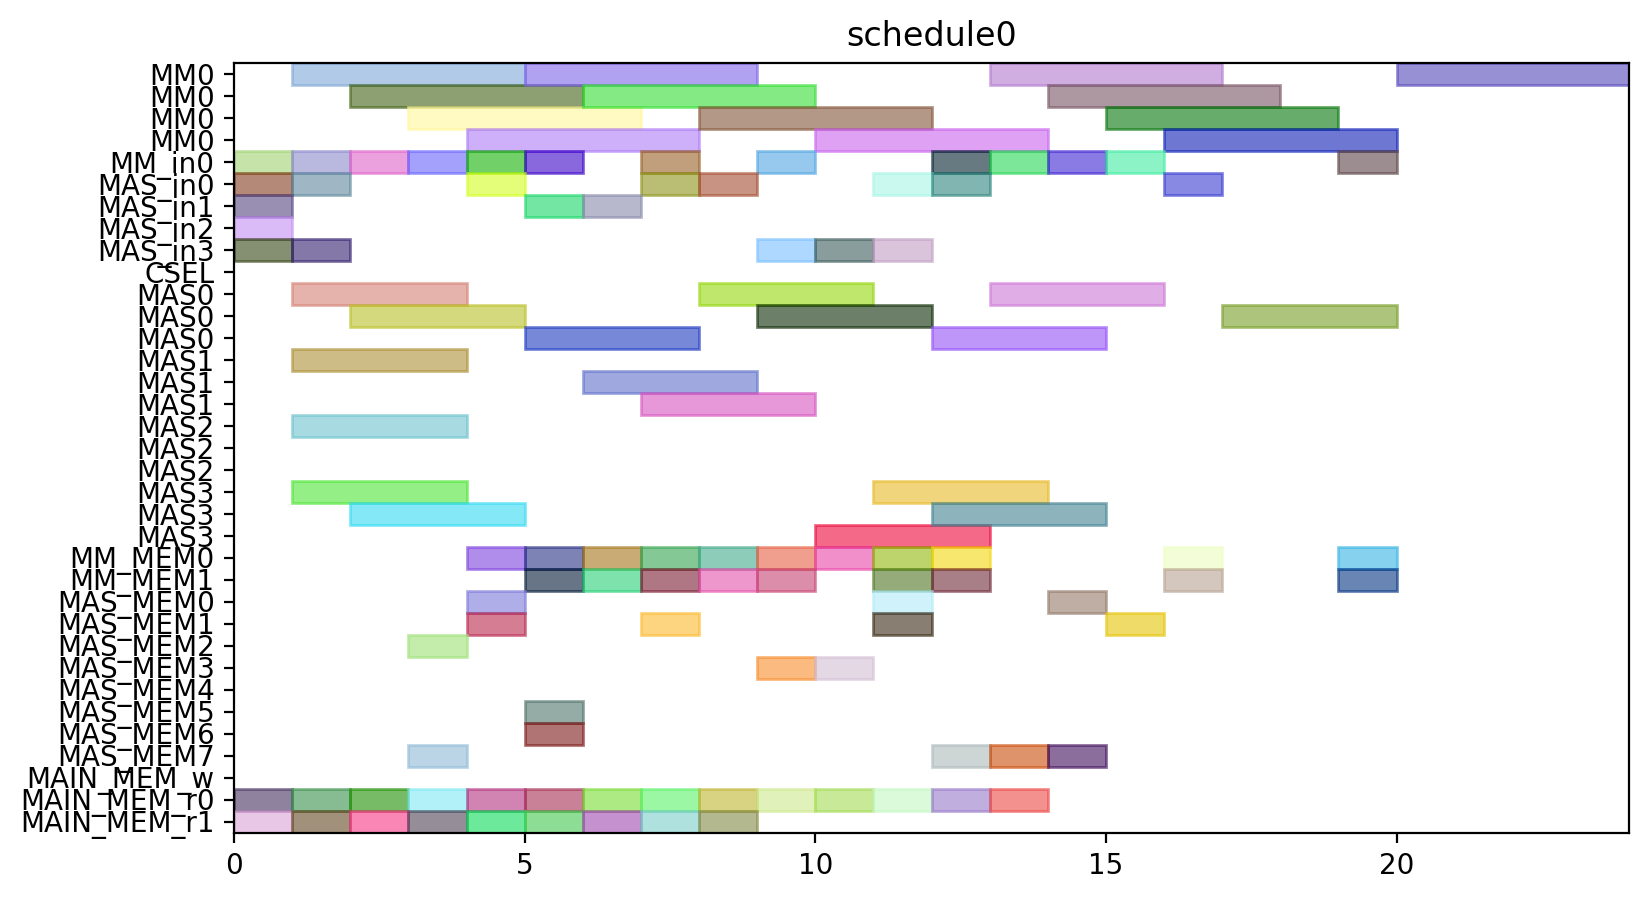

Write the Python code that produced this figure.
from pyschedule import Scenario, solvers, plotters, alt


def solve():
	horizon = 90
	S = Scenario("schedule0", horizon=horizon)

	# resource
	MM = S.Resources('MM', num=1, size=4)
	MM_in = S.Resources('MM_in', num=1)
	MAS_in = S.Resources('MAS_in', num=4)
	CSEL = S.Resource('CSEL')
	MAS = S.Resources('MAS', num=4, size=3, periods=range(1, horizon))
	MM_MEM = S.Resources('MM_MEM', num=2)
	MAS_MEM = S.Resources('MAS_MEM', num=8)
	MAIN_MEM_w = S.Resource('MAIN_MEM_w', size=1)
	MAIN_MEM_r = S.Resources('MAIN_MEM_r', num=2)

	# result of previous scheduling

	# new tasks
	t0 = S.Task('t0', length=4, delay_cost=1)
	t0 += alt(MM)
	t0_in = S.Task('t0_in', length=1, delay_cost=1)
	t0_in += alt(MM_in)
	S += t0_in*MM_in[0]<=t0*MM[0]

	t0_mem0 = S.Task('t0_mem0', length=1, delay_cost=1)
	t0_mem0 += MAIN_MEM_r[0]
	t0_mem1 = S.Task('t0_mem1', length=1, delay_cost=1)
	t0_mem1 += MAIN_MEM_r[1]
	t1 = S.Task('t1', length=4, delay_cost=1)
	t1 += alt(MM)
	t1_in = S.Task('t1_in', length=1, delay_cost=1)
	t1_in += alt(MM_in)
	S += t1_in*MM_in[0]<=t1*MM[0]

	t1_mem0 = S.Task('t1_mem0', length=1, delay_cost=1)
	t1_mem0 += MAIN_MEM_r[0]
	t1_mem1 = S.Task('t1_mem1', length=1, delay_cost=1)
	t1_mem1 += MAIN_MEM_r[1]
	t2 = S.Task('t2', length=4, delay_cost=1)
	t2 += alt(MM)
	t2_in = S.Task('t2_in', length=1, delay_cost=1)
	t2_in += alt(MM_in)
	S += t2_in*MM_in[0]<=t2*MM[0]

	t2_mem0 = S.Task('t2_mem0', length=1, delay_cost=1)
	t2_mem0 += MAIN_MEM_r[0]
	t2_mem1 = S.Task('t2_mem1', length=1, delay_cost=1)
	t2_mem1 += MAIN_MEM_r[1]
	t3 = S.Task('t3', length=3, delay_cost=1)
	t3 += alt(MAS)
	t3_in = S.Task('t3_in', length=1, delay_cost=1)
	t3_in += alt(MAS_in)
	S += t3_in*MAS_in[0]<=t3*MAS[0]

	S += t3_in*MAS_in[1]<=t3*MAS[1]

	S += t3_in*MAS_in[2]<=t3*MAS[2]

	S += t3_in*MAS_in[3]<=t3*MAS[3]

	t3_mem0 = S.Task('t3_mem0', length=1, delay_cost=1)
	t3_mem0 += MAIN_MEM_r[0]
	t3_mem1 = S.Task('t3_mem1', length=1, delay_cost=1)
	t3_mem1 += MAIN_MEM_r[1]
	t4 = S.Task('t4', length=3, delay_cost=1)
	t4 += alt(MAS)
	t4_in = S.Task('t4_in', length=1, delay_cost=1)
	t4_in += alt(MAS_in)
	S += t4_in*MAS_in[0]<=t4*MAS[0]

	S += t4_in*MAS_in[1]<=t4*MAS[1]

	S += t4_in*MAS_in[2]<=t4*MAS[2]

	S += t4_in*MAS_in[3]<=t4*MAS[3]

	t4_mem0 = S.Task('t4_mem0', length=1, delay_cost=1)
	t4_mem0 += MAIN_MEM_r[0]
	t4_mem1 = S.Task('t4_mem1', length=1, delay_cost=1)
	t4_mem1 += MAIN_MEM_r[1]
	t8 = S.Task('t8', length=3, delay_cost=1)
	t8 += alt(MAS)
	t8_in = S.Task('t8_in', length=1, delay_cost=1)
	t8_in += alt(MAS_in)
	S += t8_in*MAS_in[0]<=t8*MAS[0]

	S += t8_in*MAS_in[1]<=t8*MAS[1]

	S += t8_in*MAS_in[2]<=t8*MAS[2]

	S += t8_in*MAS_in[3]<=t8*MAS[3]

	t8_mem0 = S.Task('t8_mem0', length=1, delay_cost=1)
	t8_mem0 += MAIN_MEM_r[0]
	t8_mem1 = S.Task('t8_mem1', length=1, delay_cost=1)
	t8_mem1 += MAIN_MEM_r[1]
	t9 = S.Task('t9', length=3, delay_cost=1)
	t9 += alt(MAS)
	t9_in = S.Task('t9_in', length=1, delay_cost=1)
	t9_in += alt(MAS_in)
	S += t9_in*MAS_in[0]<=t9*MAS[0]

	S += t9_in*MAS_in[1]<=t9*MAS[1]

	S += t9_in*MAS_in[2]<=t9*MAS[2]

	S += t9_in*MAS_in[3]<=t9*MAS[3]

	t9_mem0 = S.Task('t9_mem0', length=1, delay_cost=1)
	t9_mem0 += MAIN_MEM_r[0]
	t9_mem1 = S.Task('t9_mem1', length=1, delay_cost=1)
	t9_mem1 += MAIN_MEM_r[1]
	t13 = S.Task('t13', length=3, delay_cost=1)
	t13 += alt(MAS)
	t13_in = S.Task('t13_in', length=1, delay_cost=1)
	t13_in += alt(MAS_in)
	S += t13_in*MAS_in[0]<=t13*MAS[0]

	S += t13_in*MAS_in[1]<=t13*MAS[1]

	S += t13_in*MAS_in[2]<=t13*MAS[2]

	S += t13_in*MAS_in[3]<=t13*MAS[3]

	t13_mem0 = S.Task('t13_mem0', length=1, delay_cost=1)
	t13_mem0 += MAIN_MEM_r[0]
	t13_mem1 = S.Task('t13_mem1', length=1, delay_cost=1)
	t13_mem1 += MAIN_MEM_r[1]
	t14 = S.Task('t14', length=3, delay_cost=1)
	t14 += alt(MAS)
	t14_in = S.Task('t14_in', length=1, delay_cost=1)
	t14_in += alt(MAS_in)
	S += t14_in*MAS_in[0]<=t14*MAS[0]

	S += t14_in*MAS_in[1]<=t14*MAS[1]

	S += t14_in*MAS_in[2]<=t14*MAS[2]

	S += t14_in*MAS_in[3]<=t14*MAS[3]

	t14_mem0 = S.Task('t14_mem0', length=1, delay_cost=1)
	t14_mem0 += MAIN_MEM_r[0]
	t14_mem1 = S.Task('t14_mem1', length=1, delay_cost=1)
	t14_mem1 += MAIN_MEM_r[1]
	t5 = S.Task('t5', length=4, delay_cost=1)
	t5 += alt(MM)
	t5_in = S.Task('t5_in', length=1, delay_cost=1)
	t5_in += alt(MM_in)
	S += t5_in*MM_in[0]<=t5*MM[0]

	t5_mem0 = S.Task('t5_mem0', length=1, delay_cost=1)
	t5_mem0 += alt(MAS_MEM)
	S += (t3*MAS[0])-1 < t5_mem0*MAS_MEM[0]
	S += (t3*MAS[1])-1 < t5_mem0*MAS_MEM[2]
	S += (t3*MAS[2])-1 < t5_mem0*MAS_MEM[4]
	S += (t3*MAS[3])-1 < t5_mem0*MAS_MEM[6]
	S += t5_mem0 <= t5

	t5_mem1 = S.Task('t5_mem1', length=1, delay_cost=1)
	t5_mem1 += alt(MAS_MEM)
	S += (t4*MAS[0])-1 < t5_mem1*MAS_MEM[1]
	S += (t4*MAS[1])-1 < t5_mem1*MAS_MEM[3]
	S += (t4*MAS[2])-1 < t5_mem1*MAS_MEM[5]
	S += (t4*MAS[3])-1 < t5_mem1*MAS_MEM[7]
	S += t5_mem1 <= t5

	t6 = S.Task('t6', length=3, delay_cost=1)
	t6 += alt(MAS)
	t6_in = S.Task('t6_in', length=1, delay_cost=1)
	t6_in += alt(MAS_in)
	S += t6_in*MAS_in[0]<=t6*MAS[0]

	S += t6_in*MAS_in[1]<=t6*MAS[1]

	S += t6_in*MAS_in[2]<=t6*MAS[2]

	S += t6_in*MAS_in[3]<=t6*MAS[3]

	t6_mem0 = S.Task('t6_mem0', length=1, delay_cost=1)
	t6_mem0 += alt(MM_MEM)
	S += (t0*MM[0])-1 < t6_mem0*MM_MEM[0]
	S += t6_mem0 <= t6

	t6_mem1 = S.Task('t6_mem1', length=1, delay_cost=1)
	t6_mem1 += alt(MM_MEM)
	S += (t1*MM[0])-1 < t6_mem1*MM_MEM[1]
	S += t6_mem1 <= t6

	t10 = S.Task('t10', length=4, delay_cost=1)
	t10 += alt(MM)
	t10_in = S.Task('t10_in', length=1, delay_cost=1)
	t10_in += alt(MM_in)
	S += t10_in*MM_in[0]<=t10*MM[0]

	t10_mem0 = S.Task('t10_mem0', length=1, delay_cost=1)
	t10_mem0 += alt(MAS_MEM)
	S += (t8*MAS[0])-1 < t10_mem0*MAS_MEM[0]
	S += (t8*MAS[1])-1 < t10_mem0*MAS_MEM[2]
	S += (t8*MAS[2])-1 < t10_mem0*MAS_MEM[4]
	S += (t8*MAS[3])-1 < t10_mem0*MAS_MEM[6]
	S += t10_mem0 <= t10

	t10_mem1 = S.Task('t10_mem1', length=1, delay_cost=1)
	t10_mem1 += alt(MAS_MEM)
	S += (t9*MAS[0])-1 < t10_mem1*MAS_MEM[1]
	S += (t9*MAS[1])-1 < t10_mem1*MAS_MEM[3]
	S += (t9*MAS[2])-1 < t10_mem1*MAS_MEM[5]
	S += (t9*MAS[3])-1 < t10_mem1*MAS_MEM[7]
	S += t10_mem1 <= t10

	t11 = S.Task('t11', length=3, delay_cost=1)
	t11 += alt(MAS)
	t11_in = S.Task('t11_in', length=1, delay_cost=1)
	t11_in += alt(MAS_in)
	S += t11_in*MAS_in[0]<=t11*MAS[0]

	S += t11_in*MAS_in[1]<=t11*MAS[1]

	S += t11_in*MAS_in[2]<=t11*MAS[2]

	S += t11_in*MAS_in[3]<=t11*MAS[3]

	t11_mem0 = S.Task('t11_mem0', length=1, delay_cost=1)
	t11_mem0 += alt(MM_MEM)
	S += (t1*MM[0])-1 < t11_mem0*MM_MEM[0]
	S += t11_mem0 <= t11

	t11_mem1 = S.Task('t11_mem1', length=1, delay_cost=1)
	t11_mem1 += alt(MM_MEM)
	S += (t2*MM[0])-1 < t11_mem1*MM_MEM[1]
	S += t11_mem1 <= t11

	t15 = S.Task('t15', length=4, delay_cost=1)
	t15 += alt(MM)
	t15_in = S.Task('t15_in', length=1, delay_cost=1)
	t15_in += alt(MM_in)
	S += t15_in*MM_in[0]<=t15*MM[0]

	t15_mem0 = S.Task('t15_mem0', length=1, delay_cost=1)
	t15_mem0 += alt(MAS_MEM)
	S += (t13*MAS[0])-1 < t15_mem0*MAS_MEM[0]
	S += (t13*MAS[1])-1 < t15_mem0*MAS_MEM[2]
	S += (t13*MAS[2])-1 < t15_mem0*MAS_MEM[4]
	S += (t13*MAS[3])-1 < t15_mem0*MAS_MEM[6]
	S += t15_mem0 <= t15

	t15_mem1 = S.Task('t15_mem1', length=1, delay_cost=1)
	t15_mem1 += alt(MAS_MEM)
	S += (t14*MAS[0])-1 < t15_mem1*MAS_MEM[1]
	S += (t14*MAS[1])-1 < t15_mem1*MAS_MEM[3]
	S += (t14*MAS[2])-1 < t15_mem1*MAS_MEM[5]
	S += (t14*MAS[3])-1 < t15_mem1*MAS_MEM[7]
	S += t15_mem1 <= t15

	t16 = S.Task('t16', length=3, delay_cost=1)
	t16 += alt(MAS)
	t16_in = S.Task('t16_in', length=1, delay_cost=1)
	t16_in += alt(MAS_in)
	S += t16_in*MAS_in[0]<=t16*MAS[0]

	S += t16_in*MAS_in[1]<=t16*MAS[1]

	S += t16_in*MAS_in[2]<=t16*MAS[2]

	S += t16_in*MAS_in[3]<=t16*MAS[3]

	t16_mem0 = S.Task('t16_mem0', length=1, delay_cost=1)
	t16_mem0 += alt(MM_MEM)
	S += (t0*MM[0])-1 < t16_mem0*MM_MEM[0]
	S += t16_mem0 <= t16

	t16_mem1 = S.Task('t16_mem1', length=1, delay_cost=1)
	t16_mem1 += alt(MM_MEM)
	S += (t2*MM[0])-1 < t16_mem1*MM_MEM[1]
	S += t16_mem1 <= t16

	t19 = S.Task('t19', length=4, delay_cost=1)
	t19 += alt(MM)
	t19_in = S.Task('t19_in', length=1, delay_cost=1)
	t19_in += alt(MM_in)
	S += t19_in*MM_in[0]<=t19*MM[0]

	t19_mem0 = S.Task('t19_mem0', length=1, delay_cost=1)
	t19_mem0 += MAIN_MEM_r[0]
	t19_mem1 = S.Task('t19_mem1', length=1, delay_cost=1)
	t19_mem1 += alt(MM_MEM)
	S += (t2*MM[0])-1 < t19_mem1*MM_MEM[1]
	S += t19_mem1 <= t19

	t24 = S.Task('t24', length=3, delay_cost=1)
	t24 += alt(MAS)
	t24_in = S.Task('t24_in', length=1, delay_cost=1)
	t24_in += alt(MAS_in)
	S += t24_in*MAS_in[0]<=t24*MAS[0]

	S += t24_in*MAS_in[1]<=t24*MAS[1]

	S += t24_in*MAS_in[2]<=t24*MAS[2]

	S += t24_in*MAS_in[3]<=t24*MAS[3]

	t24_mem0 = S.Task('t24_mem0', length=1, delay_cost=1)
	t24_mem0 += alt(MM_MEM)
	S += (t0*MM[0])-1 < t24_mem0*MM_MEM[0]
	S += t24_mem0 <= t24

	t26 = S.Task('t26', length=4, delay_cost=1)
	t26 += alt(MM)
	t26_in = S.Task('t26_in', length=1, delay_cost=1)
	t26_in += alt(MM_in)
	S += t26_in*MM_in[0]<=t26*MM[0]

	t26_mem0 = S.Task('t26_mem0', length=1, delay_cost=1)
	t26_mem0 += MAIN_MEM_r[0]
	t26_mem1 = S.Task('t26_mem1', length=1, delay_cost=1)
	t26_mem1 += alt(MM_MEM)
	S += (t2*MM[0])-1 < t26_mem1*MM_MEM[1]
	S += t26_mem1 <= t26

	t7 = S.Task('t7', length=3, delay_cost=1)
	t7 += alt(MAS)
	t7_in = S.Task('t7_in', length=1, delay_cost=1)
	t7_in += alt(MAS_in)
	S += t7_in*MAS_in[0]<=t7*MAS[0]

	S += t7_in*MAS_in[1]<=t7*MAS[1]

	S += t7_in*MAS_in[2]<=t7*MAS[2]

	S += t7_in*MAS_in[3]<=t7*MAS[3]

	t7_mem0 = S.Task('t7_mem0', length=1, delay_cost=1)
	t7_mem0 += alt(MM_MEM)
	S += (t5*MM[0])-1 < t7_mem0*MM_MEM[0]
	S += t7_mem0 <= t7

	t7_mem1 = S.Task('t7_mem1', length=1, delay_cost=1)
	t7_mem1 += alt(MAS_MEM)
	S += (t6*MAS[0])-1 < t7_mem1*MAS_MEM[1]
	S += (t6*MAS[1])-1 < t7_mem1*MAS_MEM[3]
	S += (t6*MAS[2])-1 < t7_mem1*MAS_MEM[5]
	S += (t6*MAS[3])-1 < t7_mem1*MAS_MEM[7]
	S += t7_mem1 <= t7

	t12 = S.Task('t12', length=3, delay_cost=1)
	t12 += alt(MAS)
	t12_in = S.Task('t12_in', length=1, delay_cost=1)
	t12_in += alt(MAS_in)
	S += t12_in*MAS_in[0]<=t12*MAS[0]

	S += t12_in*MAS_in[1]<=t12*MAS[1]

	S += t12_in*MAS_in[2]<=t12*MAS[2]

	S += t12_in*MAS_in[3]<=t12*MAS[3]

	t12_mem0 = S.Task('t12_mem0', length=1, delay_cost=1)
	t12_mem0 += alt(MM_MEM)
	S += (t10*MM[0])-1 < t12_mem0*MM_MEM[0]
	S += t12_mem0 <= t12

	t12_mem1 = S.Task('t12_mem1', length=1, delay_cost=1)
	t12_mem1 += alt(MAS_MEM)
	S += (t11*MAS[0])-1 < t12_mem1*MAS_MEM[1]
	S += (t11*MAS[1])-1 < t12_mem1*MAS_MEM[3]
	S += (t11*MAS[2])-1 < t12_mem1*MAS_MEM[5]
	S += (t11*MAS[3])-1 < t12_mem1*MAS_MEM[7]
	S += t12_mem1 <= t12

	t17 = S.Task('t17', length=3, delay_cost=1)
	t17 += alt(MAS)
	t17_in = S.Task('t17_in', length=1, delay_cost=1)
	t17_in += alt(MAS_in)
	S += t17_in*MAS_in[0]<=t17*MAS[0]

	S += t17_in*MAS_in[1]<=t17*MAS[1]

	S += t17_in*MAS_in[2]<=t17*MAS[2]

	S += t17_in*MAS_in[3]<=t17*MAS[3]

	t17_mem0 = S.Task('t17_mem0', length=1, delay_cost=1)
	t17_mem0 += alt(MM_MEM)
	S += (t15*MM[0])-1 < t17_mem0*MM_MEM[0]
	S += t17_mem0 <= t17

	t17_mem1 = S.Task('t17_mem1', length=1, delay_cost=1)
	t17_mem1 += alt(MAS_MEM)
	S += (t16*MAS[0])-1 < t17_mem1*MAS_MEM[1]
	S += (t16*MAS[1])-1 < t17_mem1*MAS_MEM[3]
	S += (t16*MAS[2])-1 < t17_mem1*MAS_MEM[5]
	S += (t16*MAS[3])-1 < t17_mem1*MAS_MEM[7]
	S += t17_mem1 <= t17

	t25 = S.Task('t25', length=3, delay_cost=1)
	t25 += alt(MAS)
	t25_in = S.Task('t25_in', length=1, delay_cost=1)
	t25_in += alt(MAS_in)
	S += t25_in*MAS_in[0]<=t25*MAS[0]

	S += t25_in*MAS_in[1]<=t25*MAS[1]

	S += t25_in*MAS_in[2]<=t25*MAS[2]

	S += t25_in*MAS_in[3]<=t25*MAS[3]

	t25_mem0 = S.Task('t25_mem0', length=1, delay_cost=1)
	t25_mem0 += alt(MM_MEM)
	S += (t0*MM[0])-1 < t25_mem0*MM_MEM[0]
	S += t25_mem0 <= t25

	t25_mem1 = S.Task('t25_mem1', length=1, delay_cost=1)
	t25_mem1 += alt(MAS_MEM)
	S += (t24*MAS[0])-1 < t25_mem1*MAS_MEM[1]
	S += (t24*MAS[1])-1 < t25_mem1*MAS_MEM[3]
	S += (t24*MAS[2])-1 < t25_mem1*MAS_MEM[5]
	S += (t24*MAS[3])-1 < t25_mem1*MAS_MEM[7]
	S += t25_mem1 <= t25

	t29 = S.Task('t29', length=3, delay_cost=1)
	t29 += alt(MAS)
	t29_in = S.Task('t29_in', length=1, delay_cost=1)
	t29_in += alt(MAS_in)
	S += t29_in*MAS_in[0]<=t29*MAS[0]

	S += t29_in*MAS_in[1]<=t29*MAS[1]

	S += t29_in*MAS_in[2]<=t29*MAS[2]

	S += t29_in*MAS_in[3]<=t29*MAS[3]

	t29_mem0 = S.Task('t29_mem0', length=1, delay_cost=1)
	t29_mem0 += alt(MM_MEM)
	S += (t0*MM[0])-1 < t29_mem0*MM_MEM[0]
	S += t29_mem0 <= t29

	t29_mem1 = S.Task('t29_mem1', length=1, delay_cost=1)
	t29_mem1 += alt(MM_MEM)
	S += (t26*MM[0])-1 < t29_mem1*MM_MEM[1]
	S += t29_mem1 <= t29

	t18 = S.Task('t18', length=4, delay_cost=1)
	t18 += alt(MM)
	t18_in = S.Task('t18_in', length=1, delay_cost=1)
	t18_in += alt(MM_in)
	S += t18_in*MM_in[0]<=t18*MM[0]

	t18_mem0 = S.Task('t18_mem0', length=1, delay_cost=1)
	t18_mem0 += MAIN_MEM_r[0]
	t18_mem1 = S.Task('t18_mem1', length=1, delay_cost=1)
	t18_mem1 += alt(MAS_MEM)
	S += (t12*MAS[0])-1 < t18_mem1*MAS_MEM[1]
	S += (t12*MAS[1])-1 < t18_mem1*MAS_MEM[3]
	S += (t12*MAS[2])-1 < t18_mem1*MAS_MEM[5]
	S += (t12*MAS[3])-1 < t18_mem1*MAS_MEM[7]
	S += t18_mem1 <= t18

	t27 = S.Task('t27', length=4, delay_cost=1)
	t27 += alt(MM)
	t27_in = S.Task('t27_in', length=1, delay_cost=1)
	t27_in += alt(MM_in)
	S += t27_in*MM_in[0]<=t27*MM[0]

	t27_mem0 = S.Task('t27_mem0', length=1, delay_cost=1)
	t27_mem0 += MAIN_MEM_r[0]
	t27_mem1 = S.Task('t27_mem1', length=1, delay_cost=1)
	t27_mem1 += alt(MAS_MEM)
	S += (t12*MAS[0])-1 < t27_mem1*MAS_MEM[1]
	S += (t12*MAS[1])-1 < t27_mem1*MAS_MEM[3]
	S += (t12*MAS[2])-1 < t27_mem1*MAS_MEM[5]
	S += (t12*MAS[3])-1 < t27_mem1*MAS_MEM[7]
	S += t27_mem1 <= t27

	t28 = S.Task('t28', length=3, delay_cost=1)
	t28 += alt(MAS)
	t28_in = S.Task('t28_in', length=1, delay_cost=1)
	t28_in += alt(MAS_in)
	S += t28_in*MAS_in[0]<=t28*MAS[0]

	S += t28_in*MAS_in[1]<=t28*MAS[1]

	S += t28_in*MAS_in[2]<=t28*MAS[2]

	S += t28_in*MAS_in[3]<=t28*MAS[3]

	t28_mem0 = S.Task('t28_mem0', length=1, delay_cost=1)
	t28_mem0 += alt(MAS_MEM)
	S += (t25*MAS[0])-1 < t28_mem0*MAS_MEM[0]
	S += (t25*MAS[1])-1 < t28_mem0*MAS_MEM[2]
	S += (t25*MAS[2])-1 < t28_mem0*MAS_MEM[4]
	S += (t25*MAS[3])-1 < t28_mem0*MAS_MEM[6]
	S += t28_mem0 <= t28

	t28_mem1 = S.Task('t28_mem1', length=1, delay_cost=1)
	t28_mem1 += alt(MM_MEM)
	S += (t26*MM[0])-1 < t28_mem1*MM_MEM[1]
	S += t28_mem1 <= t28

	t30 = S.Task('t30', length=4, delay_cost=1)
	t30 += alt(MM)
	t30_in = S.Task('t30_in', length=1, delay_cost=1)
	t30_in += alt(MM_in)
	S += t30_in*MM_in[0]<=t30*MM[0]

	t30_mem0 = S.Task('t30_mem0', length=1, delay_cost=1)
	t30_mem0 += MAIN_MEM_r[0]
	t30_mem1 = S.Task('t30_mem1', length=1, delay_cost=1)
	t30_mem1 += alt(MAS_MEM)
	S += (t29*MAS[0])-1 < t30_mem1*MAS_MEM[1]
	S += (t29*MAS[1])-1 < t30_mem1*MAS_MEM[3]
	S += (t29*MAS[2])-1 < t30_mem1*MAS_MEM[5]
	S += (t29*MAS[3])-1 < t30_mem1*MAS_MEM[7]
	S += t30_mem1 <= t30

	t20 = S.Task('t20', length=3, delay_cost=1)
	t20 += alt(MAS)
	t20_in = S.Task('t20_in', length=1, delay_cost=1)
	t20_in += alt(MAS_in)
	S += t20_in*MAS_in[0]<=t20*MAS[0]

	S += t20_in*MAS_in[1]<=t20*MAS[1]

	S += t20_in*MAS_in[2]<=t20*MAS[2]

	S += t20_in*MAS_in[3]<=t20*MAS[3]

	t20_mem0 = S.Task('t20_mem0', length=1, delay_cost=1)
	t20_mem0 += alt(MM_MEM)
	S += (t19*MM[0])-1 < t20_mem0*MM_MEM[0]
	S += t20_mem0 <= t20

	t20_mem1 = S.Task('t20_mem1', length=1, delay_cost=1)
	t20_mem1 += alt(MM_MEM)
	S += (t18*MM[0])-1 < t20_mem1*MM_MEM[1]
	S += t20_mem1 <= t20

	t31 = S.Task('t31', length=4, delay_cost=1)
	t31 += alt(MM)
	t31_in = S.Task('t31_in', length=1, delay_cost=1)
	t31_in += alt(MM_in)
	S += t31_in*MM_in[0]<=t31*MM[0]

	t31_mem0 = S.Task('t31_mem0', length=1, delay_cost=1)
	t31_mem0 += alt(MM_MEM)
	S += (t27*MM[0])-1 < t31_mem0*MM_MEM[0]
	S += t31_mem0 <= t31

	t31_mem1 = S.Task('t31_mem1', length=1, delay_cost=1)
	t31_mem1 += alt(MM_MEM)
	S += (t30*MM[0])-1 < t31_mem1*MM_MEM[1]
	S += t31_mem1 <= t31

	t35 = S.Task('t35', length=4, delay_cost=1)
	t35 += alt(MM)
	t35_in = S.Task('t35_in', length=1, delay_cost=1)
	t35_in += alt(MM_in)
	S += t35_in*MM_in[0]<=t35*MM[0]

	t35_mem0 = S.Task('t35_mem0', length=1, delay_cost=1)
	t35_mem0 += alt(MAS_MEM)
	S += (t7*MAS[0])-1 < t35_mem0*MAS_MEM[0]
	S += (t7*MAS[1])-1 < t35_mem0*MAS_MEM[2]
	S += (t7*MAS[2])-1 < t35_mem0*MAS_MEM[4]
	S += (t7*MAS[3])-1 < t35_mem0*MAS_MEM[6]
	S += t35_mem0 <= t35

	t35_mem1 = S.Task('t35_mem1', length=1, delay_cost=1)
	t35_mem1 += alt(MAS_MEM)
	S += (t28*MAS[0])-1 < t35_mem1*MAS_MEM[1]
	S += (t28*MAS[1])-1 < t35_mem1*MAS_MEM[3]
	S += (t28*MAS[2])-1 < t35_mem1*MAS_MEM[5]
	S += (t28*MAS[3])-1 < t35_mem1*MAS_MEM[7]
	S += t35_mem1 <= t35

	solvers.mip.solve(S,msg=1,kind='CPLEX',ratio_gap=1.01)

	solution = [['hoge']*len(S.solution()[1]) for i in range(len(S.solution()))]
	for i in range(len(S.solution())):
		for j in range(len(S.solution()[i])):
			solution[i][j]=str(S.solution()[i][j])
	print(solution)

	cycles = int(solution[-1][3])

	pic_file_name = "/home/mfukuda/ABE/multiRAM_multiMAS_16mux/scheduling_result/stage4MM1_stage3MAS4/EP_ADD_A_ANY/schedule0.png"
	if(S.solution() != []):
		plotters.matplotlib.plot(S,img_filename=pic_file_name, show_task_labels=False, fig_size=(cycles*0.25+3, 5))

	return solution
